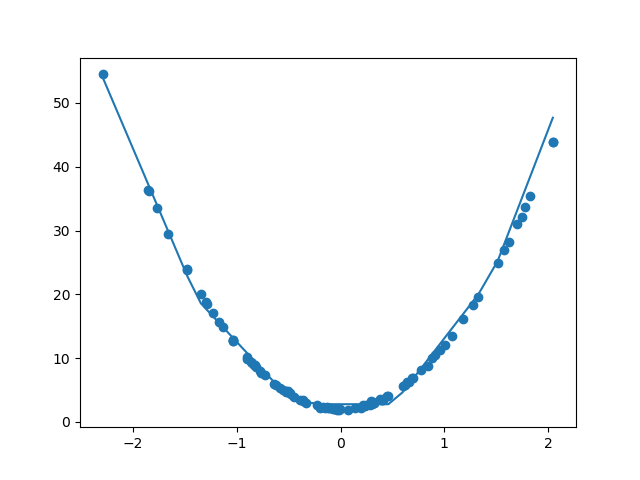

Recreate this plot in Python.
from torch.autograd import Variable
import torch.optim as optim
import torch
import matplotlib.pyplot as plt
import torch.nn as nn
import torch.nn.functional as F


def main():
    toy_problem = ToyProblem2()
    toy_prediction_model = ToyPredictionModel2()

    train(toy_problem, toy_prediction_model)

    test(toy_problem, toy_prediction_model)


class ToyProblem:
    def __init__(self):
        self.weight = 10
        self.bias = 2
        self.loss_function = torch.nn.MSELoss()

    def mean(self, data):
        return data*self.weight + self.bias

    def loss(self, target, prediction):
        return self.loss_function(prediction, target)

    @staticmethod
    def generate_data(n_samples):
        return torch.FloatTensor(n_samples, 1).normal_(0, 1)

    def generate_target(self, data):
        return self.mean(data) + torch.FloatTensor(data.size()).normal_(0, 0.1)


class ToyProblem2(ToyProblem):
    def mean(self, data):
        return data**2*self.weight + self.bias


class ToyPredictionModel(nn.Module):
    def __init__(self):
        super(ToyPredictionModel, self).__init__()
        self.layer1 = nn.Linear(1, 1)

    def forward(self, x):
        return self.layer1(x)


class ToyPredictionModel2(nn.Module):
    def __init__(self):
        super(ToyPredictionModel2, self).__init__()
        self.layer1 = nn.Linear(1, 5)
        self.layer2 = nn.Linear(5, 5)
        self.layer3 = nn.Linear(5, 1)

    def forward(self, x):
        x = self.layer1(x)
        x = F.relu(x)
        x = self.layer2(x)
        x = F.relu(x)
        x = self.layer3(x)
        return x


def train(toy_problem, toy_prediction_model, batch_size=50, n_iterations=10000):

    optimizer = optim.SGD(toy_prediction_model.parameters(), lr=1e-3, momentum=1e-5)
    toy_prediction_model.train()
    for iteration in range(n_iterations):
        data = toy_problem.generate_data(batch_size)
        target = toy_problem.generate_target(data)
        data, target = Variable(data), Variable(target)

        prediction = toy_prediction_model(data)
        loss = toy_problem.loss(target, prediction)

        optimizer.zero_grad()
        loss.backward()
        optimizer.step()

        if iteration % 2 == 0:
            print('Iteration: {}\tLoss: {:.6f}'.format(
                iteration, torch.mean(loss.data)))
            # print([x for x in toy_prediction_model.named_parameters()])


def test(toy_problem, toy_prediction_model):

    n_samples = 100
    data = toy_problem.generate_data(n_samples)
    data, indices = data.sort(dim=0)

    target = toy_problem.generate_target(data)
    data, target = Variable(data), Variable(target)
    prediction = toy_prediction_model(data)

    plt.scatter(data.data.numpy(), target.data.numpy())
    plt.plot(data.data.numpy(), prediction.data.numpy())
    plt.show()


if __name__ == '__main__':
    main()
